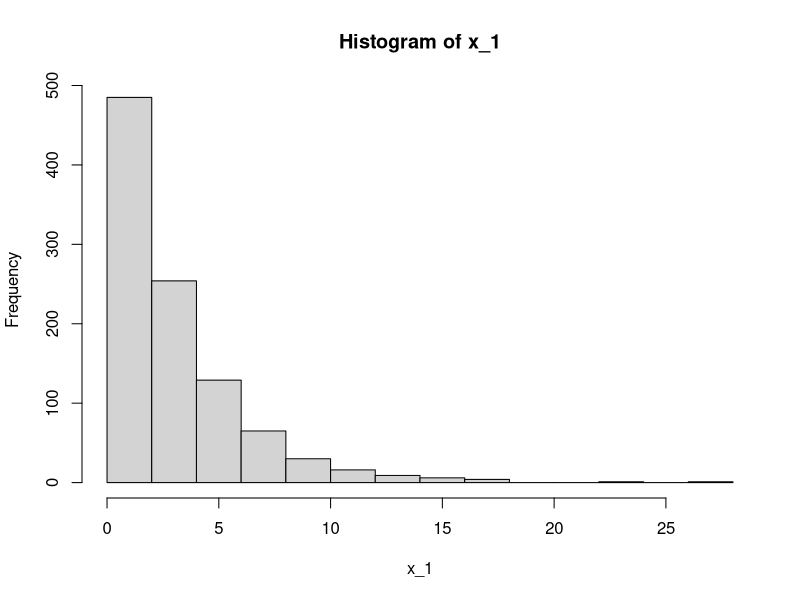
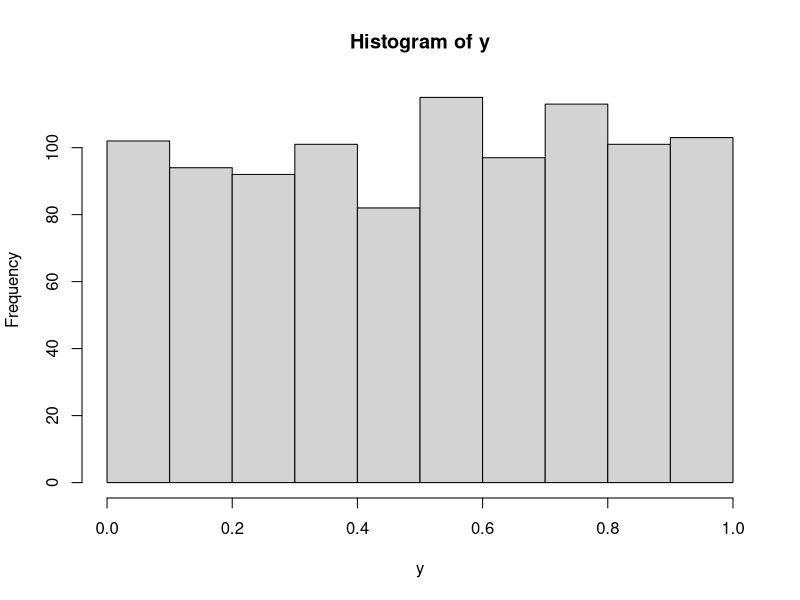
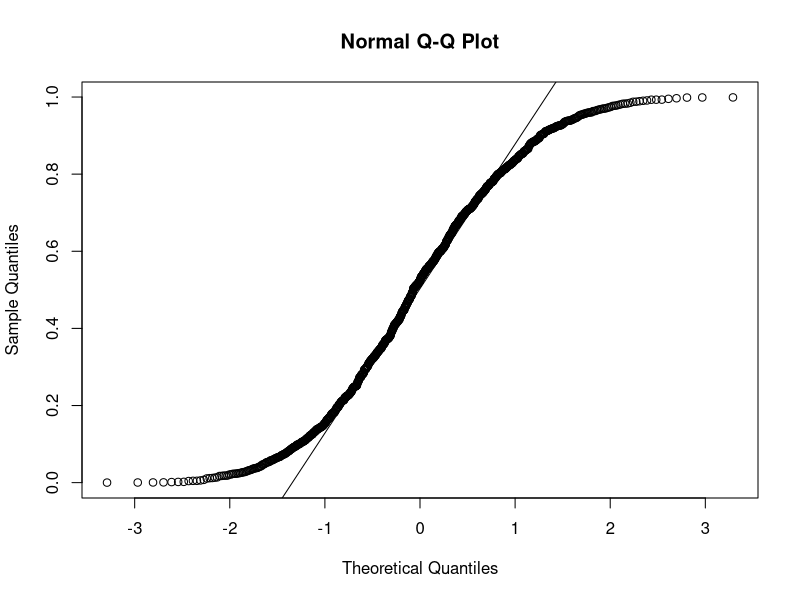
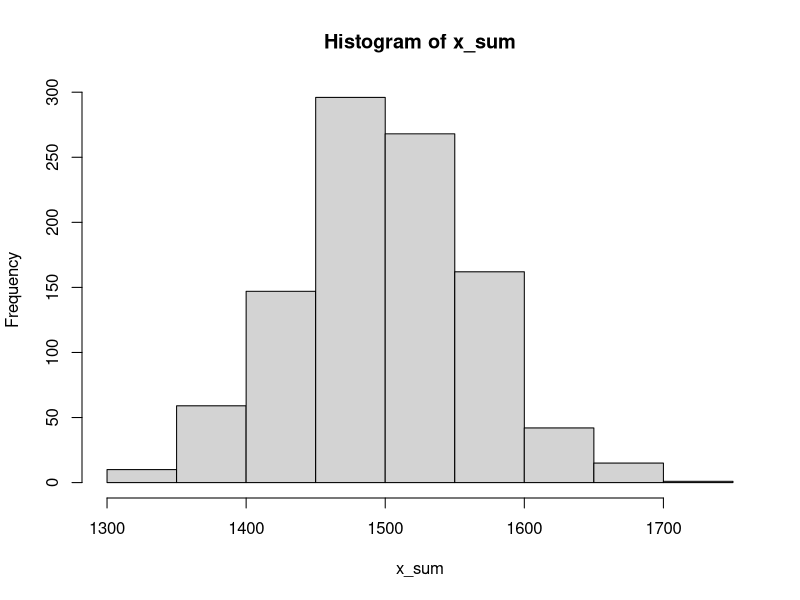
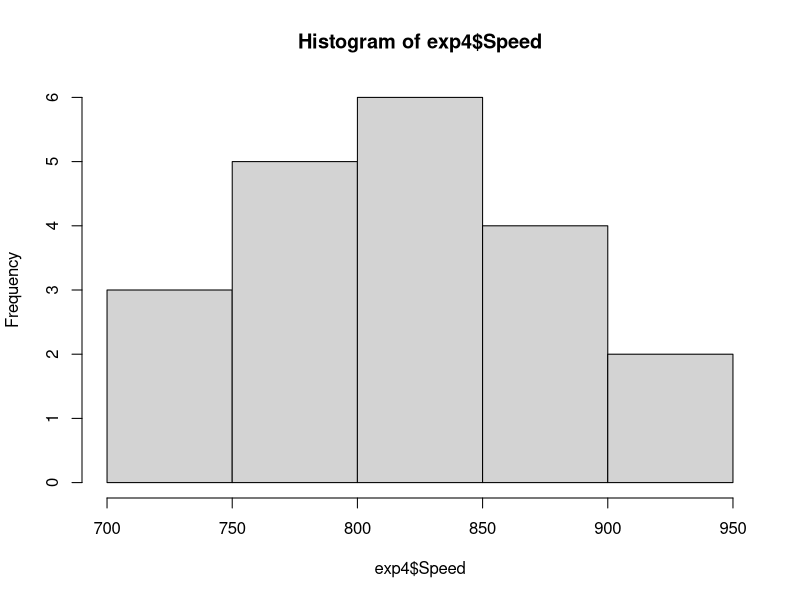
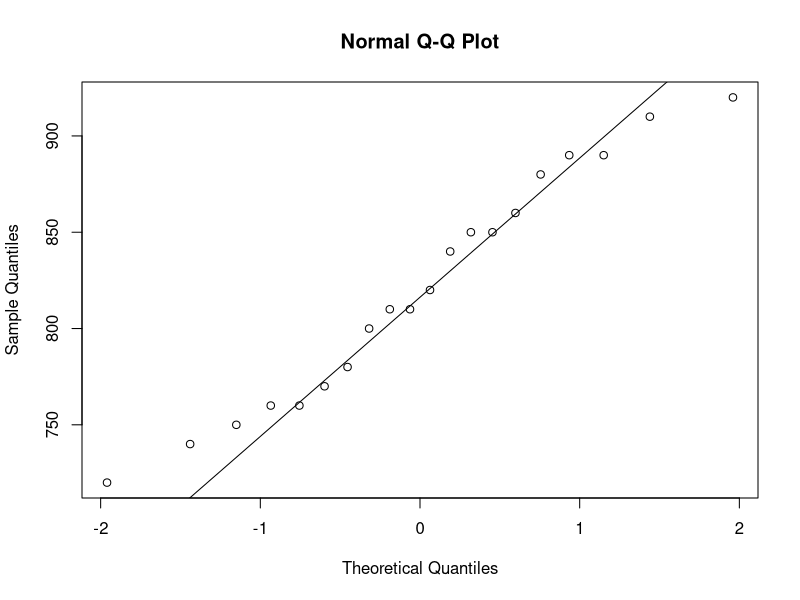
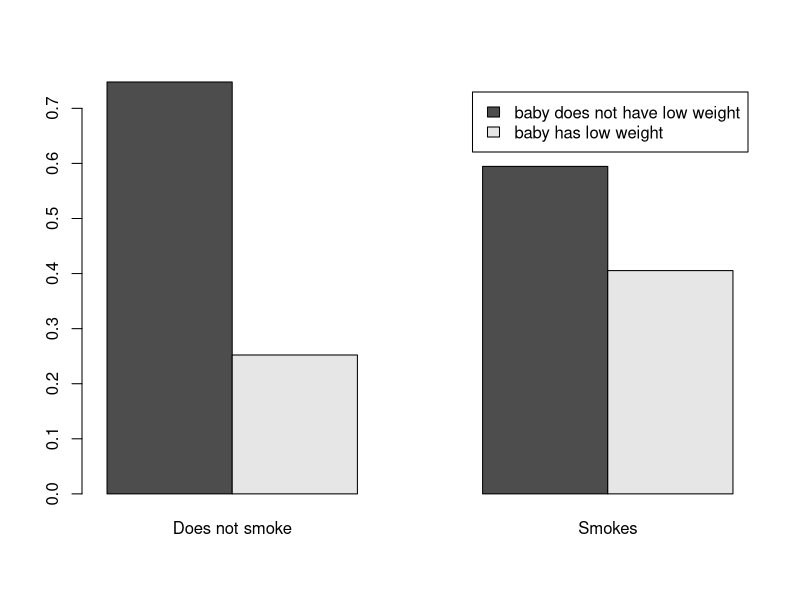
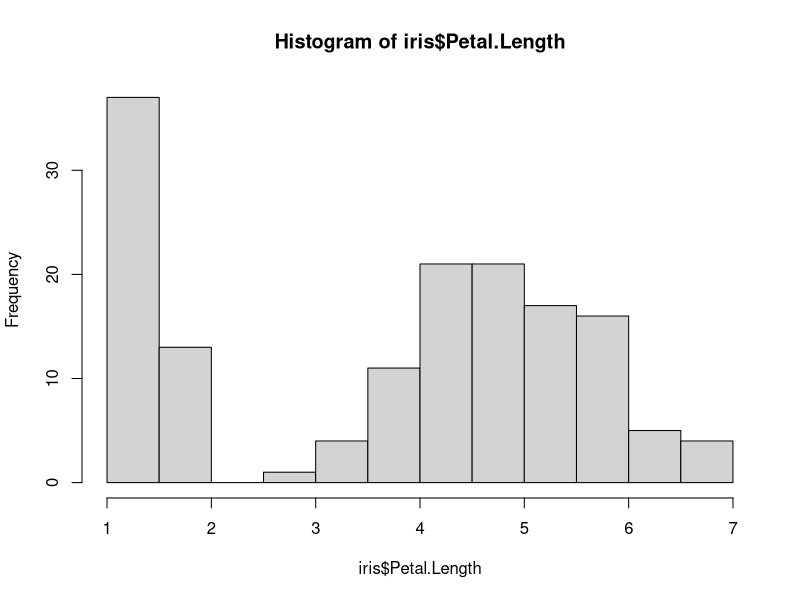

Source code (R) for these figures, in order:
## ---- chunk 1
knitr::opts_chunk$set(echo = TRUE)
## ---- chunk 2
library(tidyverse)
## ---- chunk 3
lambda <- 1 / 3
sim_num <- 500
observation_num <- 1000

simulated_observations <- 1:sim_num %>%
    map(~rexp(observation_num, rate = lambda))

x_1 <- simulated_observations[1] %>%
    unlist()

hist(x_1)
## ---- chunk 4
qexp(c(0, 0.25, 0.5, 0.75, 1), rate = lambda)
## ---- chunk 5
quantile(x_1)
## ---- chunk 6
x_2 <- simulated_observations[2] %>%
    unlist()

y <- x_1 / (x_1 + x_2)
## ---- chunk 7
hist_output <- hist(y)

qqnorm(y)
qqline(y)
## ---- chunk 8
t <- table(cut(y, breaks = c(0, 1/4, 2/4, 3/4, 1)))
chisq.test(t)
## ---- chunk 9
x_sum <- Reduce(`+`, simulated_observations)
## ---- chunk 10
hist(x_sum)
## ---- chunk 11
shapiro.test(x_sum)
## ---- chunk 12
exp4 <- morley[morley$Expt == 4, ]
## ---- chunk 13
hist(exp4$Speed)
## ---- chunk 14
qqnorm(exp4$Speed)
qqline(exp4$Speed)
## ---- chunk 15
shapiro.test(exp4$Speed)
## ---- chunk 16
t.test(exp4$Speed, conf.level = 0.97)
## ---- chunk 17
library("MASS")
## ---- chunk 18
barplot(prop.table(table(birthwt$low, birthwt$smoke), 2),
        legend = T, names.arg = c("Does not smoke", "Smokes"),
        legend.text = c("baby does not have low weight", "baby has low weight"), beside = T)
## ---- chunk 19
smokers <- birthwt[birthwt$smoke == T, ]
## ---- chunk 20
non_smokers <- birthwt[birthwt$smoke == F, ]
## ---- chunk 21
smokers_low_babies <- sum(smokers$low == T)
## ---- chunk 22
smoker_count <- nrow(smokers)
## ---- chunk 23
non_smokers_low_babies <- sum(non_smokers$low == T)
non_smoker_count <- nrow(non_smokers)
## ---- chunk 24
prop.test(c(smokers_low_babies, non_smokers_low_babies),
          c(smoker_count, non_smoker_count), alternative = "less")
## ---- chunk 25
m <- matrix(c(smoker_count - smokers_low_babies, smokers_low_babies,
        non_smoker_count - non_smokers_low_babies, non_smokers_low_babies),
        nrow = 2, byrow = T)
chisq.test(m)
## ---- chunk 26
hist(iris$Petal.Length)
qqnorm(iris$Petal.Length)
qqline(iris$Petal.Length)

shapiro.test(iris$Petal.Length)
## ---- chunk 27
plot(iris$Petal.Length, 3 * iris$Petal.Width)
wilcox.test(iris$Petal.Length, 3 * iris$Petal.Width,
            alternative = "two.sided")
## ---- chunk 28
versicolor <- iris[iris$Species == "versicolor", ]
virginica <- iris[iris$Species == "virginica", ]

hist(versicolor$Sepal.Width)
qqnorm(versicolor$Sepal.Width)
qqline(versicolor$Sepal.Width)

shapiro.test(versicolor$Sepal.Width)

hist(virginica$Sepal.Width)
qqnorm(virginica$Sepal.Width)
qqline(virginica$Sepal.Width)

shapiro.test(virginica$Sepal.Width)
## ---- chunk 29
t.test(versicolor$Sepal.Width, virginica$Sepal.Width, alternative = "less")
## ---- chunk 30
setosa <- iris[iris$Petal.Length <= 1.4 & iris$Species == "setosa", ]
## ---- chunk 31
hist(setosa$Petal.Width)
qqnorm(setosa$Petal.Width)
qqline(setosa$Petal.Width)

shapiro.test(setosa$Petal.Width)
## ---- chunk 32
wilcox.test(setosa$Petal.Width, mu = 0.26, alternative = "less")
